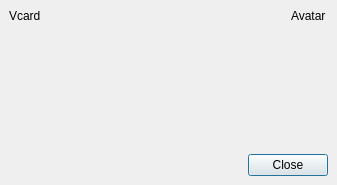
<ui version="4.0" >
 <class>vcardView</class>
 <widget class="QDialog" name="vcardView" >
  <property name="geometry" >
   <rect>
    <x>0</x>
    <y>0</y>
    <width>337</width>
    <height>185</height>
   </rect>
  </property>
  <property name="windowTitle" >
   <string>VCard Viewer</string>
  </property>
  <layout class="QGridLayout" >
   <property name="leftMargin" >
    <number>9</number>
   </property>
   <property name="topMargin" >
    <number>9</number>
   </property>
   <property name="rightMargin" >
    <number>9</number>
   </property>
   <property name="bottomMargin" >
    <number>9</number>
   </property>
   <property name="horizontalSpacing" >
    <number>6</number>
   </property>
   <property name="verticalSpacing" >
    <number>6</number>
   </property>
   <item row="1" column="2" >
    <spacer>
     <property name="orientation" >
      <enum>Qt::Vertical</enum>
     </property>
     <property name="sizeHint" >
      <size>
       <width>20</width>
       <height>191</height>
      </size>
     </property>
    </spacer>
   </item>
   <item row="0" column="2" >
    <widget class="QLabel" name="avatar" >
     <property name="text" >
      <string>Avatar</string>
     </property>
    </widget>
   </item>
   <item row="2" column="0" >
    <spacer>
     <property name="orientation" >
      <enum>Qt::Horizontal</enum>
     </property>
     <property name="sizeHint" >
      <size>
       <width>291</width>
       <height>20</height>
      </size>
     </property>
    </spacer>
   </item>
   <item row="2" column="1" colspan="2" >
    <widget class="QPushButton" name="pushButton" >
     <property name="text" >
      <string>Close</string>
     </property>
    </widget>
   </item>
   <item rowspan="2" row="0" column="0" colspan="2" >
    <widget class="QLabel" name="vcard" >
     <property name="text" >
      <string>Vcard</string>
     </property>
     <property name="alignment" >
      <set>Qt::AlignLeading|Qt::AlignLeft|Qt::AlignTop</set>
     </property>
     <property name="openExternalLinks" >
      <bool>true</bool>
     </property>
    </widget>
   </item>
  </layout>
 </widget>
 <resources/>
 <connections>
  <connection>
   <sender>pushButton</sender>
   <signal>clicked()</signal>
   <receiver>vcardView</receiver>
   <slot>reject()</slot>
   <hints>
    <hint type="sourcelabel" >
     <x>370</x>
     <y>293</y>
    </hint>
    <hint type="destinationlabel" >
     <x>164</x>
     <y>231</y>
    </hint>
   </hints>
  </connection>
 </connections>
</ui>
